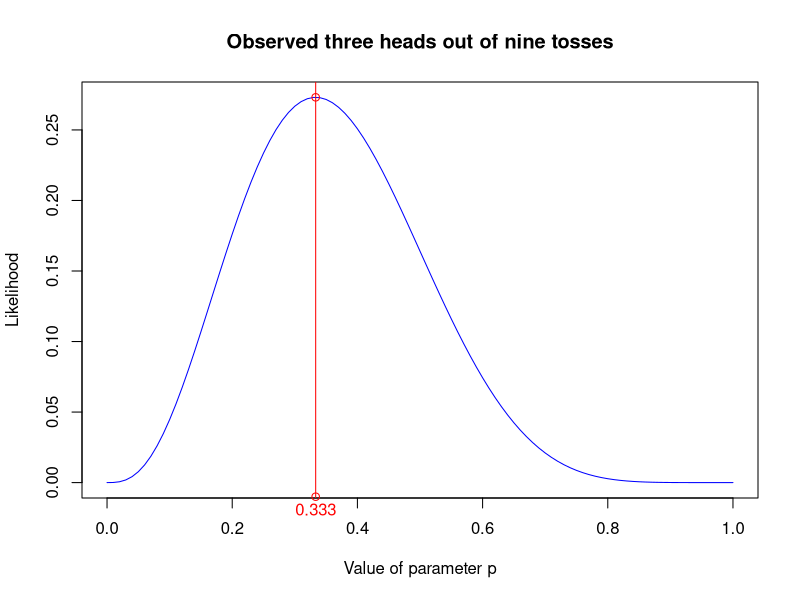
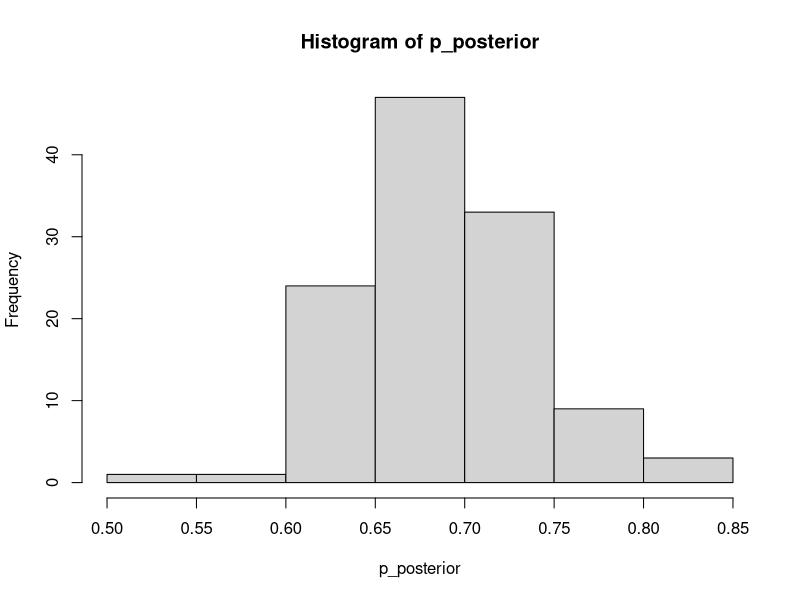

These figures' R source, in order:
## ---- chunk 1
curve(dbinom(3, size = 9, prob = x), 
      from = 0, to = 1.0,
      col = "blue", 
      xlab = "Value of parameter p", y = "Likelihood",
      main = "Observed three heads out of nine tosses")
text(x = 1/3, y = 0, labels = "0.333", pos = 1, offset = 1.1, xpd = NA, col = "red")
abline(v = 1/3, col = "red")
points(x = c(1/3, 1/3), y = c(dbinom(3, 9, 1/3), -0.01), xpd = NA, col = "red")

## ---- chunk 2
# Absolute distance
dist_fn <- function(X, Y) {
  n <- length(X)
  return(abs(sum(X)-sum(Y))/n)
}

epsilon <- 0
sample_size <- 100
true_p <- 0.7

D_true <- rbinom(n = sample_size, size = 1, prob = true_p)
p_posterior <- c()

N <- 10000 # simulations

for (i in 1:N) {
  p_candidate <- rbeta(1, 1, 1)
  D_hat <- rbinom(n = sample_size, size = 1, prob = p_candidate)
  rho <- dist_fn(D_hat, D_true)
  
  if (rho <= epsilon) {
    p_posterior <- c(p_posterior, p_candidate)
  }
}

hist(p_posterior)
